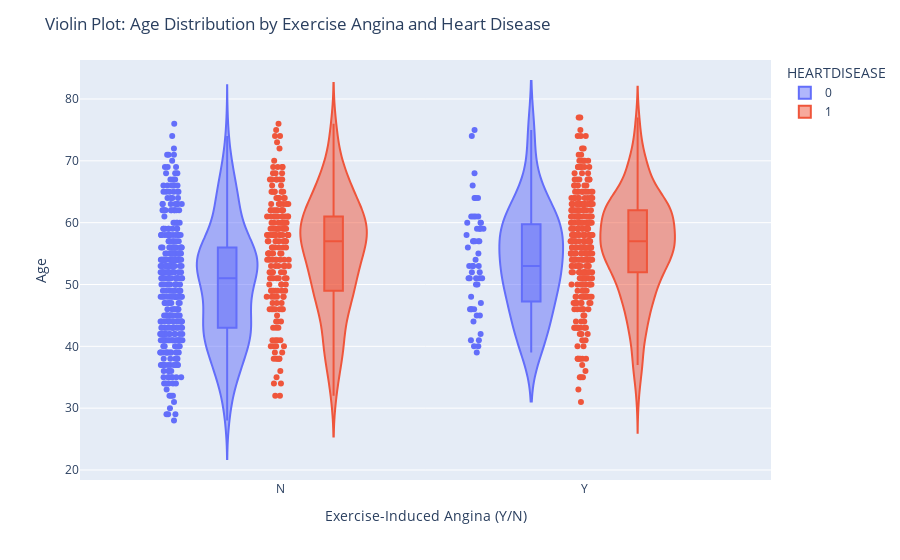

This figure's notebook cell:
### Code cell
# Load your data
df = pd.read_csv("C:/Users/re/DSI/Heart-Failure-Prediction/raw_data/heart.csv")

# Check column casing (optional, can be removed if already verified)
df.columns = df.columns.str.upper()

# Create violin plot
fig = px.violin(
    df,
    y="AGE",
    x="EXERCISEANGINA",
    color="HEARTDISEASE",
    box=True,
    points="all",
    hover_data=df.columns
)

fig.update_layout(
    title_text="Violin Plot: Age Distribution by Exercise Angina and Heart Disease",
    yaxis_title="Age",
    xaxis_title="Exercise-Induced Angina (Y/N)"
)

fig.show()

### Figure 1 — Plotly figure (JSON) as saved in the notebook; plotly's stock layout.template omitted (floating-point values rounded to 4 significant figures; data arrays with more than 128 entries replaced by an {"elided": "..."} marker saying what was removed)
{"data": [{"alignmentgroup": "True", "box": {"visible": true}, "customdata": {"elided": "410x10 mixed values"}, "hovertemplate": "HEARTDISEASE=%{customdata[9]}<br>EXERCISEANGINA=%{x}<br>AGE=%{y}<br>SEX=%{customdata[0]}<br>CHESTPAINTYPE=%{customdata[1]}<br>RESTINGBP=%{customdata[2]}<br>CHOLESTEROL=%{customdata[3]}<br>FASTINGBS=%{customdata[4]}<br>RESTINGECG=%{customdata[5]}<br>MAXHR=%{customdata[6]}<br>OLDPEAK=%{customdata[7]}<br>ST_SLOPE=%{customdata[8]}<extra></extra>", "legendgroup": "0", "marker": {"color": "#636efa"}, "name": "0", "offsetgroup": "0", "orientation": "v", "points": "all", "scalegroup": "True", "showlegend": true, "type": "violin", "x": {"elided": "410 str values"}, "x0": " ", "xaxis": "x", "y": {"elided": "410 int values"}, "y0": " ", "yaxis": "y"}, {"alignmentgroup": "True", "box": {"visible": true}, "customdata": {"elided": "508x10 mixed values"}, "hovertemplate": "HEARTDISEASE=%{customdata[9]}<br>EXERCISEANGINA=%{x}<br>AGE=%{y}<br>SEX=%{customdata[0]}<br>CHESTPAINTYPE=%{customdata[1]}<br>RESTINGBP=%{customdata[2]}<br>CHOLESTEROL=%{customdata[3]}<br>FASTINGBS=%{customdata[4]}<br>RESTINGECG=%{customdata[5]}<br>MAXHR=%{customdata[6]}<br>OLDPEAK=%{customdata[7]}<br>ST_SLOPE=%{customdata[8]}<extra></extra>", "legendgroup": "1", "marker": {"color": "#EF553B"}, "name": "1", "offsetgroup": "1", "orientation": "v", "points": "all", "scalegroup": "True", "showlegend": true, "type": "violin", "x": {"elided": "508 str values"}, "x0": " ", "xaxis": "x", "y": {"elided": "508 int values"}, "y0": " ", "yaxis": "y"}], "layout": {"legend": {"title": {"text": "HEARTDISEASE"}, "tracegroupgap": 0}, "margin": {"t": 60}, "title": {"text": "Violin Plot: Age Distribution by Exercise Angina and Heart Disease"}, "violinmode": "group", "xaxis": {"anchor": "y", "domain": [0, 1], "title": {"text": "Exercise-Induced Angina (Y/N)"}}, "yaxis": {"anchor": "x", "domain": [0, 1], "title": {"text": "Age"}}}}
